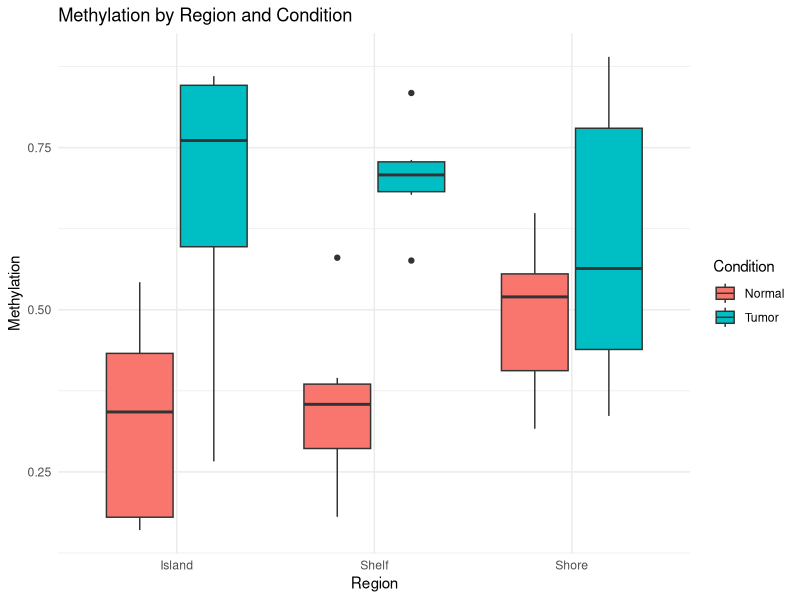
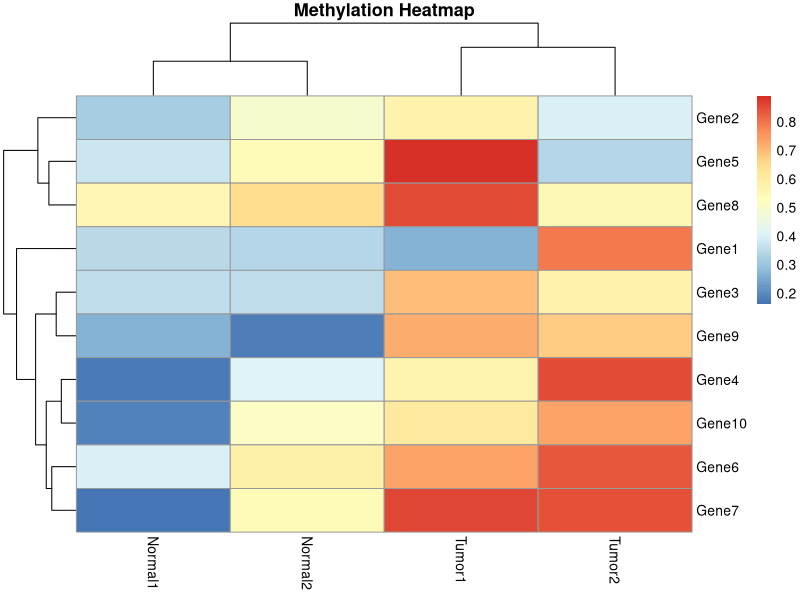

The R source for these figures, in order:



# Simulated methylation data analysis
library(ggplot2)
library(dplyr)
library(pheatmap)

# Simulated dataset (gene, region, sample1, sample2, ...)
meth_data <- data.frame(
  Gene = paste0("Gene", 1:10),
  Region = rep(c("Island", "Shore", "Shelf"), length.out = 10),
  Tumor1 = runif(10, 0.2, 0.9),
  Tumor2 = runif(10, 0.3, 0.85),
  Normal1 = runif(10, 0.1, 0.6),
  Normal2 = runif(10, 0.15, 0.65)
)

# Melt for ggplot2
library(reshape2)
meth_melt <- melt(meth_data, id.vars = c("Gene", "Region"), variable.name = "Sample", value.name = "Methylation")

# Boxplot by region and condition
meth_melt$Condition <- ifelse(grepl("Tumor", meth_melt$Sample), "Tumor", "Normal")
ggplot(meth_melt, aes(x=Region, y=Methylation, fill=Condition)) +
  geom_boxplot() + theme_minimal() + ggtitle("Methylation by Region and Condition")

# Heatmap
meth_matrix <- meth_data[, 3:6]
rownames(meth_matrix) <- meth_data$Gene
pheatmap(meth_matrix, main = "Methylation Heatmap")